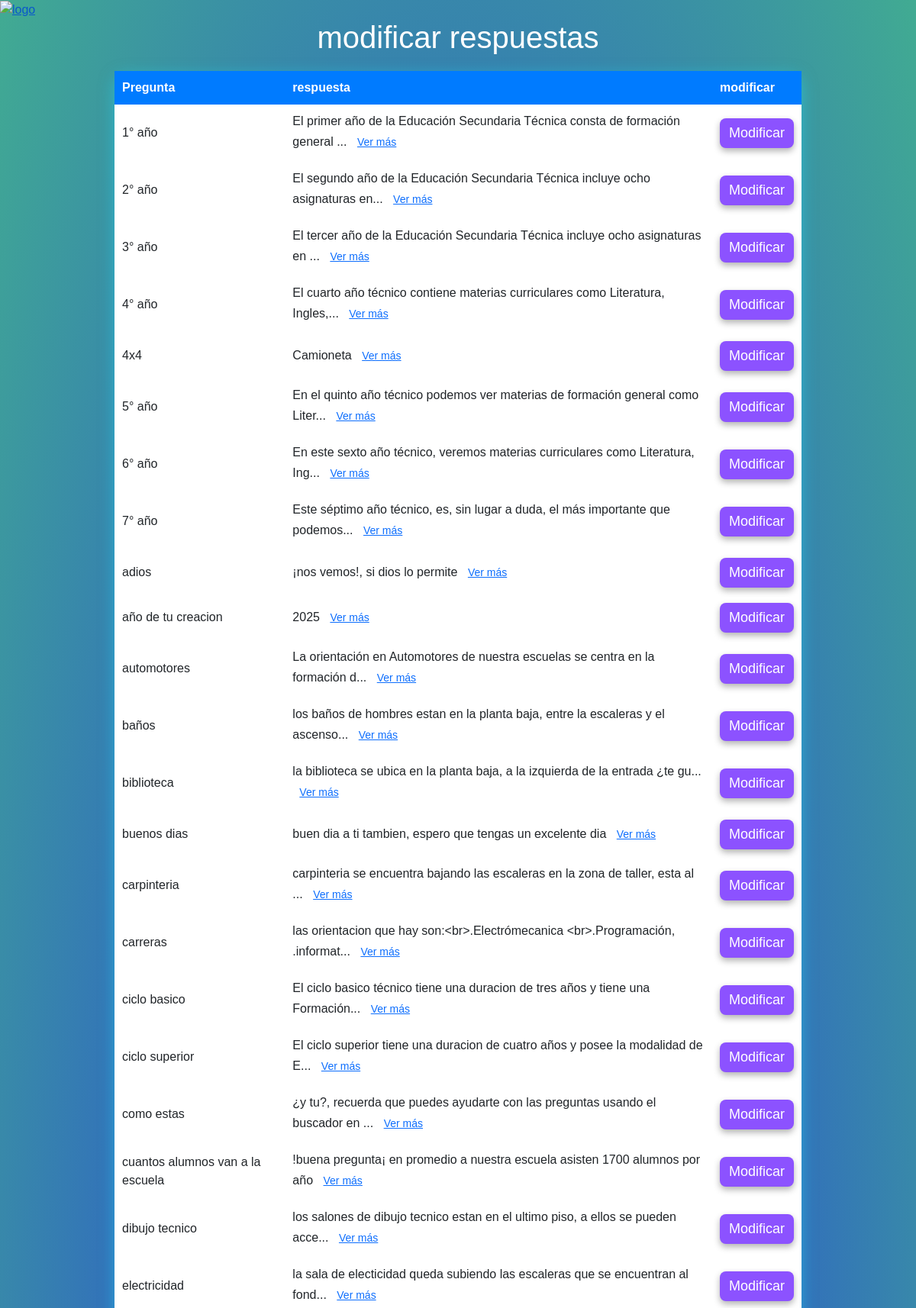
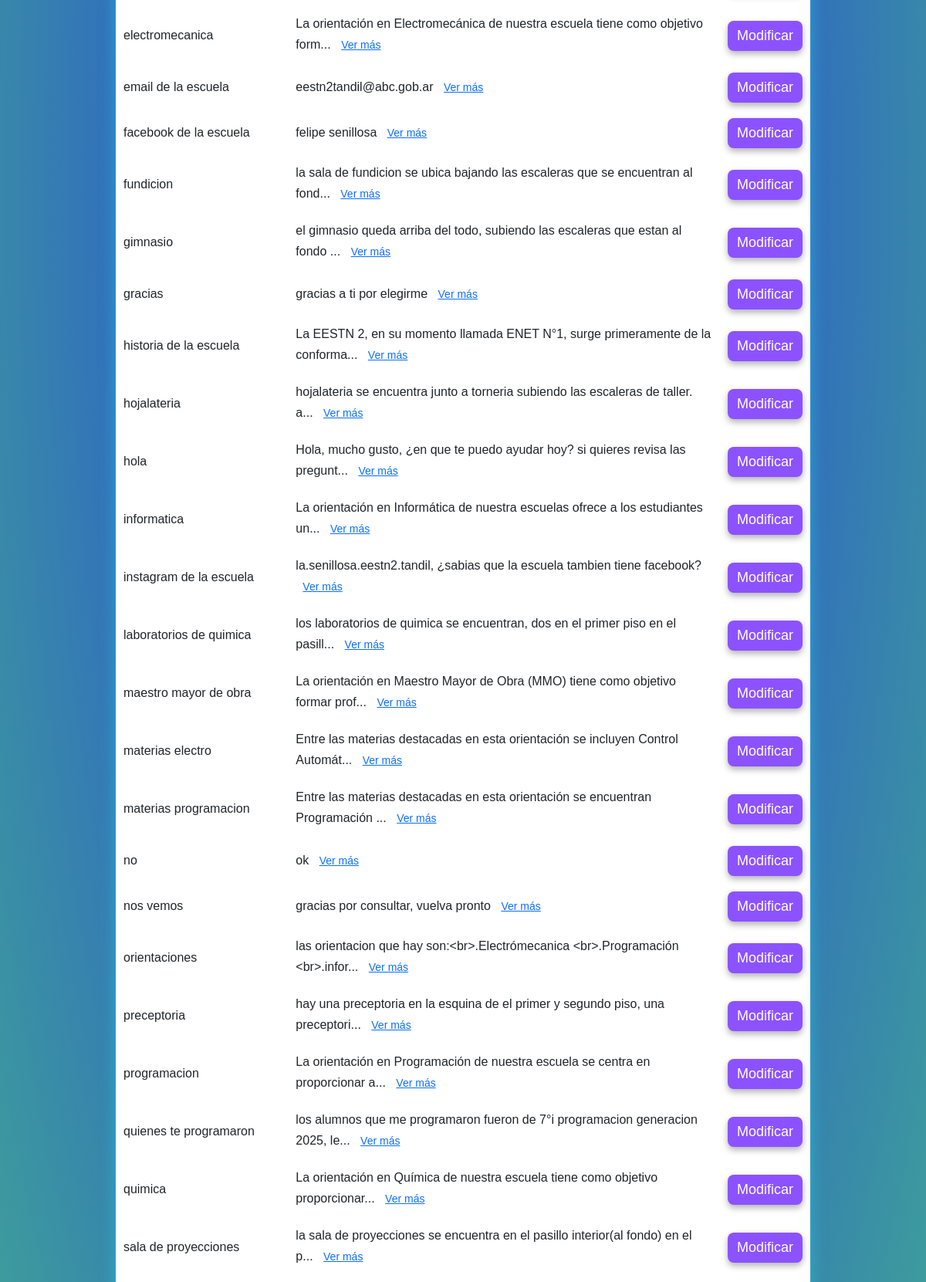
Page /todas_preguntas.php (upper part) on the committed database (2 pictures, top to bottom).
### tables this page shows
CREATE TABLE consultas (
    id_consulta INT PRIMARY KEY AUTO_INCREMENT,
    pregunta VARCHAR(255),
    respuesta VARCHAR(10000),
    contador INT,
    preg_contestada BOOLEAN
);

### todas_preguntas.php (the view, shortened to what this page needs)
<?php
include("conexion.php");
$sql = "SELECT id_consulta, pregunta, respuesta FROM consultas WHERE preg_contestada = true ORDER BY pregunta ASC ";
$resultado = $connPHP->query($sql);
?>
<!DOCTYPE html>
<html lang="es">
<head>
    <link href="https://cdn.jsdelivr.net/npm/bootstrap@5.3.3/dist/css/bootstrap.min.css" rel="stylesheet">
    <link rel="stylesheet" href="css/bootstrap.min.css">
    <link rel="stylesheet" href="css/diseños.css">
    <a href="chat.php">
        <img src="../otros/flecha.png" alt="logo" style="width:60px;">
    </a>
</head>
<body>
    <h1 style="text-align:center; color: white">modificar respuestas</h1>
    <table>
        <tr>
            <th>Pregunta</th>
            <th>respuesta</th>
            <th>modificar</th>
        </tr>
        <?php
        if ($resultado->num_rows > 0) {
            while ($fila = $resultado->fetch_assoc()) {
                echo "<tr>";
                echo "<td>" . htmlspecialchars($fila["pregunta"]) . "</td>";
                $respuestaCompleta = htmlspecialchars($fila["respuesta"]);
                $resumen = htmlspecialchars(mb_strimwidth($fila["respuesta"], 0, 80, "..."));
                echo "<td>
                        <span class='resumen'>$resumen</span>
                        <span class='completa' style='display:none;'>$respuestaCompleta</span>
                        <button class='ver-mas btn btn-sm btn-link'>Ver más</button>
                    </td>";
                echo "<td>
                    <a href='modificar.php?id_consulta=" . $fila["id_consulta"] . "'>
                        <button type='button' class='btn-inicio'>Modificar</button>
                    </a>
                </td>";
            echo "</tr>";
            }
        } else {
            echo "<tr><td colspan='3'>no hay preguntas.</td></tr>";
        }
        ?>
    </table>
</body>
</html>

### css/diseños.css (style rules this page uses)
body { background: radial-gradient(ellipse, #212fe8, #41ab92); background-repeat: no-repeat; height: 100%; margin: 0; background-attachment: fixed; font-family: Arial, sans-serif; }
.btn-inicio, .btn-cerrar { background-color: #8c52ff !important; color: white !important; border: none; padding: 8px 12px; font-size: 18px; border-radius: 8px; cursor: pointer; opacity: 1 !important; box-shadow: 0 4px 8px rgba(0, 0, 0, 0.3); transition: background 0.3s ease, transform 0.2s ease; text-decoration: none; display: inline-block; }

### todas_preguntas.php (style rules this page uses)
body { background-color: #222; }
table { width: 80%; max-width: 900px; margin: 20px auto; border-collapse: collapse; background-color: #fff; border-radius: 15px; box-shadow: 0 6px 20px rgba(32, 221, 250, 0.5); }
th, td { padding: 10px; text-align: left; word-wrap: break-word; }
th { background-color: #007BFF; color: white; }
.btn-inicio { background-color: #007BFF; color: white; border: none; padding: 6px 12px; border-radius: 8px; cursor: pointer; }

### rows in the picture
consultas: pregunta "1° año", respuesta "El primer año de la Educación Secundaria Técnica consta de formación general ..."
consultas: pregunta "2° año", respuesta "El segundo año de la Educación Secundaria Técnica incluye ocho asignaturas en..."
consultas: pregunta "3° año", respuesta "El tercer año de la Educación Secundaria Técnica incluye ocho asignaturas en ..."
consultas: pregunta "4° año", respuesta "El cuarto año técnico contiene materias curriculares como Literatura, Ingles,..."
consultas: pregunta "4x4", respuesta "Camioneta"
consultas: pregunta "5° año", respuesta "En el quinto año técnico podemos ver materias de formación general como Liter..."
consultas: pregunta "6° año", respuesta "En este sexto año técnico, veremos materias curriculares como Literatura, Ing..."
consultas: pregunta "7° año", respuesta "Este séptimo año técnico, es, sin lugar a duda, el más importante que podemos..."
consultas: pregunta "adios", respuesta "¡nos vemos!, si dios lo permite"
consultas: pregunta "año de tu creacion", respuesta "2025"
consultas: pregunta "automotores", respuesta "La orientación en Automotores de nuestra escuelas se centra en la formación d..."
consultas: pregunta "baños", respuesta "los baños de hombres estan en la planta baja, entre la escaleras y el ascenso..."
consultas: pregunta "biblioteca", respuesta "la biblioteca se ubica en la planta baja, a la izquierda de la entrada ¿te gu..."
consultas: pregunta "buenos dias", respuesta "buen dia a ti tambien, espero que tengas un excelente dia"
consultas: pregunta "carpinteria", respuesta "carpinteria se encuentra bajando las escaleras en la zona de taller, esta al ..."
consultas: pregunta "carreras", respuesta "las orientacion que hay son:<br>.Electrómecanica <br>.Programación, .informat..."
consultas: pregunta "ciclo basico", respuesta "El ciclo basico técnico tiene una duracion de tres años y tiene una Formación..."
consultas: pregunta "ciclo superior", respuesta "El ciclo superior tiene una duracion de cuatro años y posee la modalidad de E..."
consultas: pregunta "como estas", respuesta "¿y tu?, recuerda que puedes ayudarte con las preguntas usando el buscador en ..."
consultas: pregunta "cuantos alumnos van a la escuela", respuesta "!buena pregunta¡ en promedio a nuestra escuela asisten 1700 alumnos por año"
consultas: pregunta "dibujo tecnico", respuesta "los salones de dibujo tecnico estan en el ultimo piso, a ellos se pueden acce..."
consultas: pregunta "electricidad", respuesta "la sala de electicidad queda subiendo las escaleras que se encuentran al fond..."
consultas: pregunta "electromecanica", respuesta "La orientación en Electromecánica de nuestra escuela tiene como objetivo form..."
consultas: pregunta "email de la escuela", respuesta "eestn2tandil@abc.gob.ar"
consultas: pregunta "facebook de la escuela", respuesta "felipe senillosa"
consultas: pregunta "fundicion", respuesta "la sala de fundicion se ubica bajando las escaleras que se encuentran al fond..."
consultas: pregunta "gimnasio", respuesta "el gimnasio queda arriba del todo, subiendo las escaleras que estan al fondo ..."
consultas: pregunta "gracias", respuesta "gracias a ti por elegirme"
consultas: pregunta "historia de la escuela", respuesta "La EESTN 2, en su momento llamada ENET N°1, surge primeramente de la conforma..."
consultas: pregunta "hojalateria", respuesta "hojalateria se encuentra junto a torneria subiendo las escaleras de taller. a..."
consultas: pregunta "hola", respuesta "Hola, mucho gusto, ¿en que te puedo ayudar hoy? si quieres revisa las pregunt..."
consultas: pregunta "informatica", respuesta "La orientación en Informática de nuestra escuelas ofrece a los estudiantes un..."
consultas: pregunta "instagram de la escuela", respuesta "la.senillosa.eestn2.tandil, ¿sabias que la escuela tambien tiene facebook?"
consultas: pregunta "laboratorios de quimica", respuesta "los laboratorios de quimica se encuentran, dos en el primer piso en el pasill..."
consultas: pregunta "maestro mayor de obra", respuesta "La orientación en Maestro Mayor de Obra (MMO) tiene como objetivo formar prof..."
consultas: pregunta "materias electro", respuesta "Entre las materias destacadas en esta orientación se incluyen Control Automát..."
consultas: pregunta "materias programacion", respuesta "Entre las materias destacadas en esta orientación se encuentran Programación ..."
consultas: pregunta "no", respuesta "ok"
consultas: pregunta "nos vemos", respuesta "gracias por consultar, vuelva pronto"
consultas: pregunta "orientaciones", respuesta "las orientacion que hay son:<br>.Electrómecanica <br>.Programación <br>.infor..."
consultas: pregunta "preceptoria", respuesta "hay una preceptoria en la esquina de el primer y segundo piso, una preceptori..."
consultas: pregunta "programacion", respuesta "La orientación en Programación de nuestra escuela se centra en proporcionar a..."
consultas: pregunta "quienes te programaron", respuesta "los alumnos que me programaron fueron de 7°i programacion generacion 2025, le..."
consultas: pregunta "quimica", respuesta "La orientación en Química de nuestra escuela tiene como objetivo proporcionar..."
consultas: pregunta "sala de proyecciones", respuesta "la sala de proyecciones se encuentra en el pasillo interior(al fondo) en el p..."
